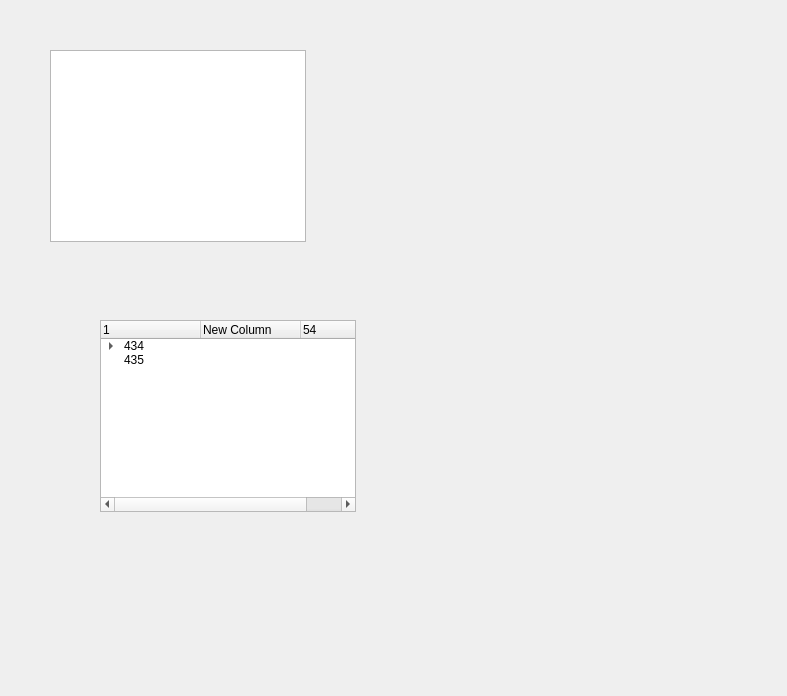
<?xml version="1.0" encoding="UTF-8"?>
<ui version="4.0">
 <class>Form</class>
 <widget class="QWidget" name="Form">
  <property name="geometry">
   <rect>
    <x>0</x>
    <y>0</y>
    <width>787</width>
    <height>696</height>
   </rect>
  </property>
  <property name="windowTitle">
   <string>Структурные подразделения</string>
  </property>
  <widget class="QTreeView" name="treeView">
   <property name="geometry">
    <rect>
     <x>50</x>
     <y>50</y>
     <width>256</width>
     <height>192</height>
    </rect>
   </property>
   <property name="toolTip">
    <string>&lt;html&gt;&lt;head/&gt;&lt;body&gt;&lt;p&gt;Это список структурных подразделений&lt;/p&gt;&lt;/body&gt;&lt;/html&gt;</string>
   </property>
   <property name="whatsThis">
    <string>&lt;html&gt;&lt;head/&gt;&lt;body&gt;&lt;p&gt;Список структурных подразделений&lt;/p&gt;&lt;/body&gt;&lt;/html&gt;</string>
   </property>
  </widget>
  <widget class="QTreeWidget" name="treeWidget">
   <property name="geometry">
    <rect>
     <x>100</x>
     <y>320</y>
     <width>256</width>
     <height>192</height>
    </rect>
   </property>
   <column>
    <property name="text">
     <string>1</string>
    </property>
   </column>
   <column>
    <property name="text">
     <string>New Column</string>
    </property>
   </column>
   <column>
    <property name="text">
     <string>54</string>
    </property>
   </column>
   <item>
    <property name="text">
     <string>434</string>
    </property>
    <item>
     <property name="text">
      <string>3424</string>
     </property>
    </item>
    <item>
     <property name="text">
      <string>34432</string>
     </property>
     <item>
      <property name="text">
       <string>5435</string>
      </property>
     </item>
     <item>
      <property name="text">
       <string>234</string>
      </property>
     </item>
    </item>
   </item>
   <item>
    <property name="text">
     <string>435</string>
    </property>
   </item>
  </widget>
 </widget>
 <resources/>
 <connections/>
</ui>
